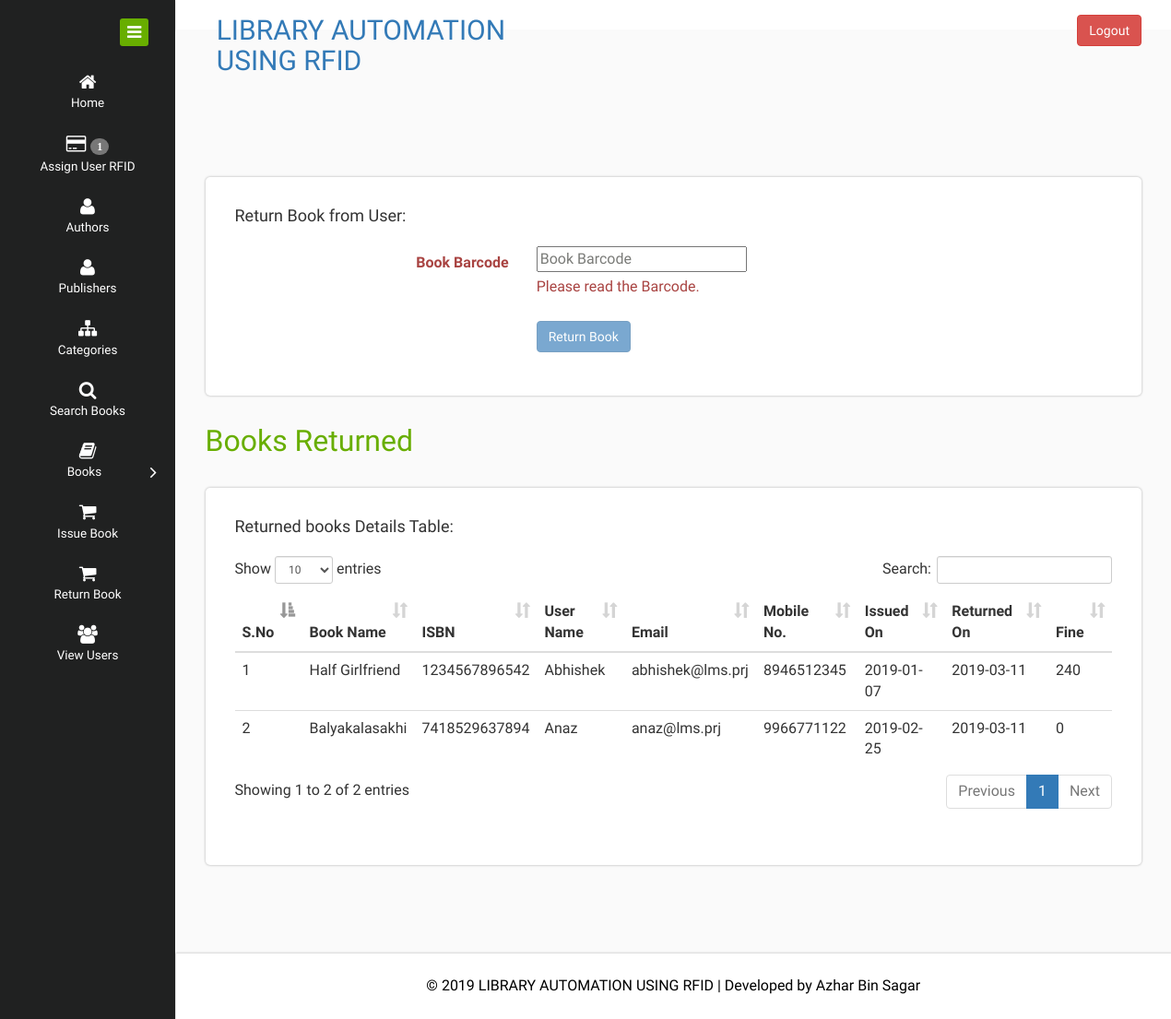
The app's page /admin/returnbook.php (signed in) with its own data.
### tables this page shows
CREATE TABLE `bookissue` (
  `isid` int(5) NOT NULL,
  `uid` int(5) NOT NULL,
  `bid` int(5) NOT NULL,
  `issuedate` date NOT NULL,
  `returndate` date DEFAULT NULL,
  `fine` int(4) DEFAULT '0'
);

CREATE TABLE `book` (
  `bid` int(5) NOT NULL,
  `barcode` varchar(15) DEFAULT NULL,
  `name` varchar(50) NOT NULL,
  `edition` smallint(2) NOT NULL,
  `pubid` int(5) NOT NULL,
  `authid` int(5) NOT NULL,
  `catid` int(5) NOT NULL,
  `isbn` varchar(13) NOT NULL,
  `issue` tinyint(1) NOT NULL DEFAULT '0' COMMENT '0=not issued, 1= issued'
);

CREATE TABLE `user` (
  `uid` int(5) NOT NULL,
  `rfid` varchar(10) DEFAULT NULL,
  `name` varchar(50) NOT NULL,
  `username` varchar(20) NOT NULL,
  `email` varchar(30) NOT NULL,
  `mobile` bigint(10) NOT NULL,
  `rgon` date NOT NULL,
  `status` tinyint(1) NOT NULL
);

### admin/returnbook.php (the view, shortened to what this page needs)
<!DOCTYPE HTML>
<html>
<head>
<link href="../assets/css/bootstrap.css" rel="stylesheet" type="text/css" media="all">
<link href="../assets/css/style.css" rel="stylesheet" type="text/css" media="all"/>
    <link href="../assets/plugins/datatables/dataTables.bootstrap.css" rel="stylesheet" />
<link href="../assets/css/font-awesome.css" rel="stylesheet">
</head>
<body>
<div class="page-container">
   <div class="left-content">
	   <div class="mother-grid-inner">
<?php require('admin_header.php'); ?>
<div class="inner-block">
<div class="main-page">
    <div class="blank">
    	<div class="blankpage-main">
						<h4>Return Book from User:</h4><br>
									<form class="form form-horizontal" id="retbk" data-toggle="validator" method="post">
										<div class="form-group">
											<label for="bcode" class="col-sm-4 control-label">Book Barcode</label>
											<div class="col-md-8">
												<div class="input-group">
													<input type="text" class="form-control1" placeholder="Book Barcode" id="bcode" name="bcode" autofocus autocomplete="off" data-error="Please read the Barcode." required >
												</div>
												<div class="help-block with-errors"></div>
											</div>
										</div>
										<div class="form-group">
										<div class="col-sm-4"></div>
										<div class="col-sm-4">
										<button type="submit" id="submit" class="btn btn-primary">Return Book</button>
										</div>
										</div>
									</form>
    	</div>
    	<h2>Books Returned</h2>
    	<div class="blankpage-main">
						<div class="table table-responsive">
						<h4>Returned books Details Table:</h4><br>
							<table class="table table-hover" id="tbluser">
							<thead> <tr> <th>S.No</th> <th>Book Name</th><th>ISBN</th> <th>User Name</th> <th>Email</th> <th>Mobile No.</th><th>Issued On</th><th>Returned On</th><th>Fine</th></tr> </thead>
							<tbody>
<?php
        $query = "SELECT * FROM `bookissue` WHERE `returndate` IS NOT NULL ORDER BY `issuedate`";
		$result = mysqli_query($con,$query) or die(mysqli_error($con));
		$c=1;
		while($obj=mysqli_fetch_object($result))
		{	$bk = mysqli_query($con,"SELECT * FROM `book` WHERE `bid` = $obj->bid") or die(mysqli_error($con));
			$bk1= mysqli_fetch_object($bk) ;
			$usr = mysqli_query($con,"SELECT * FROM `user` WHERE `uid` = $obj->uid") or die(mysqli_error($con));
			$usr1= mysqli_fetch_object($usr) ;
			 echo "<tr> <td>$c</td>
                        <td>$bk1->name</td>
                        <td>$bk1->isbn</td>
                        <td>$usr1->name</td>
                        <td>$usr1->email</td>
                        <td>$usr1->mobile</td>
                        <td>$obj->issuedate</td>
                        <td>$obj->returndate</td>
                        <td>$obj->fine</td>
                   </tr>";
			$c++;
		}
?>
							 </tbody> </table>
						</div>
    	</div>
    </div>
</div>
</div>
<div class="copyrights">
	 <p>© 2019 LIBRARY AUTOMATION USING RFID | Developed by  <a href="" target="_blank">Azhar Bin Sagar</a> </p>
</div>
</div>
</div>
</div>
</body>
</html>

### records on screen
bookissue: bid.name "Half Girlfriend", bid.isbn "1234567896542", uid.name "Abhishek", uid.email "abhishek@lms.prj", uid.mobile "8946512345", issuedate "2019-01-07", returndate "2019-03-11", fine "240"
bookissue: bid.name "Balyakalasakhi", bid.isbn "7418529637894", uid.name "Anaz", uid.email "anaz@lms.prj", uid.mobile "9966771122", issuedate "2019-02-25", returndate "2019-03-11", fine "0"

### other values on screen
$nfc "1"
